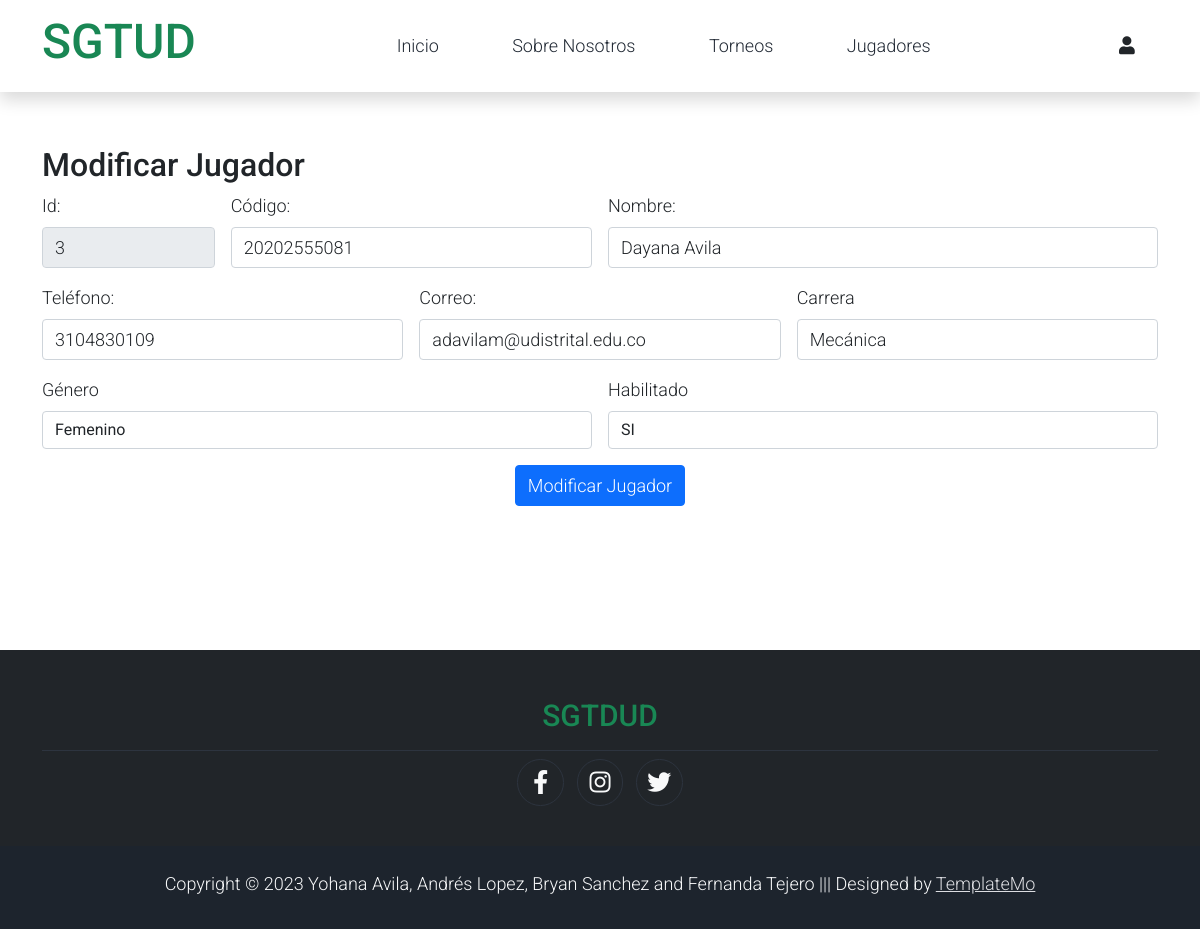
Page /Administrador/modificar_jugador.php?id=3 on the earlier database version.
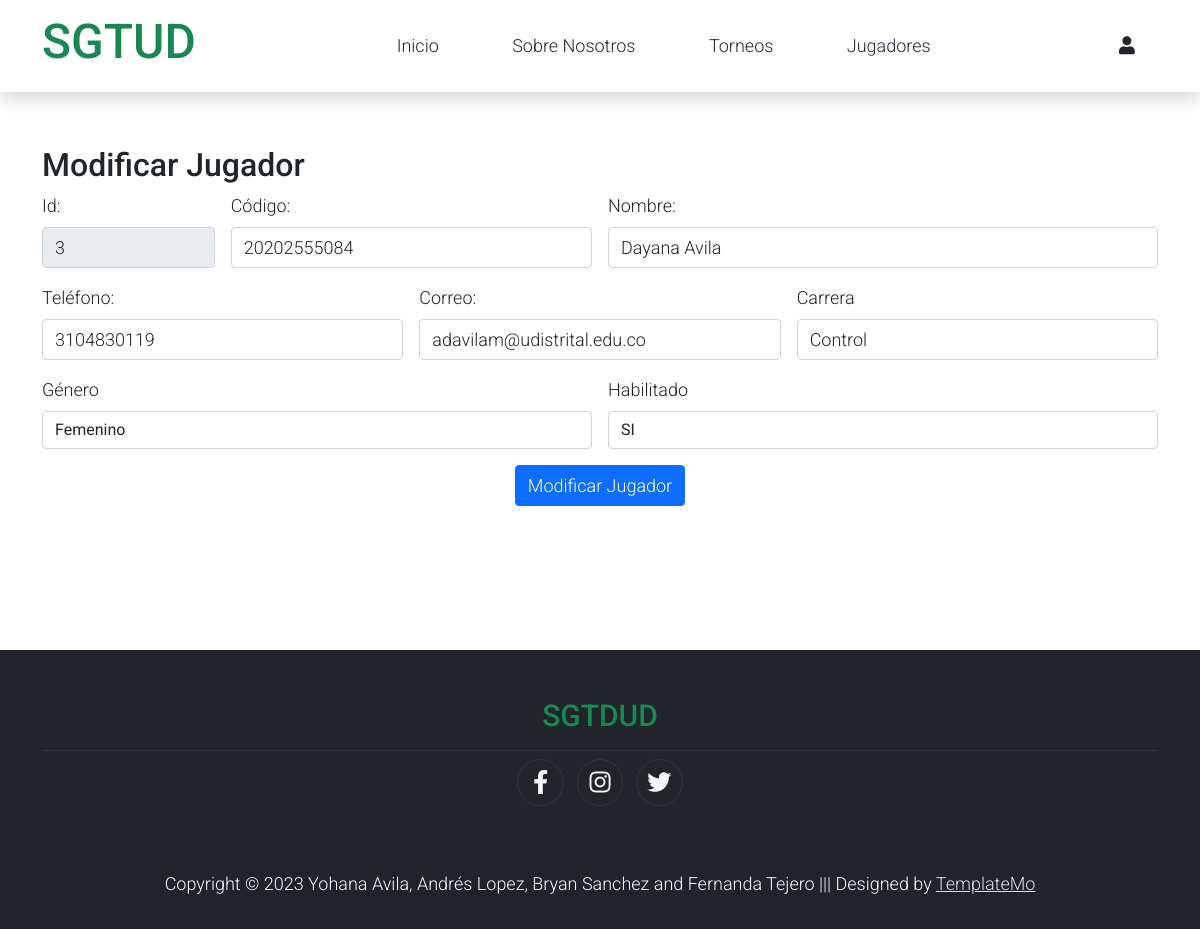
Same page on the later database version.
### tables this page shows
CREATE TABLE jugador(
	id int PRIMARY KEY AUTO_INCREMENT,
    codigo_carrera double not null, 
    nombre varchar(50) not null,
    telefono double not null, 
    correo varchar(50) not null,
    carrera varchar(50),
    genero varchar(50), 
    habilitado varchar(6),
    id_torneo int,
    foreign key (id_torneo) references torneo (id)
);

### Administrador/modificar_jugador.php (the view, shortened to what the changed rows need)
<!DOCTYPE html>
<html lang="en">
<head>
    <link rel="stylesheet" href="../assets/css/bootstrap.min.css">
    <link rel="stylesheet" href="../assets/css/templatemo.css">
    <link rel="stylesheet" href="../assets/css/custom.css">
    <link rel="stylesheet" href="../assets/css/fontawesome.min.css">
</head>
<body>
    <?php
    include('./consultarSQL.php');
    $cod=$_GET['id'];
    $res=buscarjugadores($cod);
    foreach($res as $row){
    ?>
    <div class="container"> <br><br>
        <h2 class="text-black">Modificar Jugador</h2>
        <form action="./modificarJugador.php" method="GET" class="row g-3">
            <div class="col-2">
                <label for="txt_Id" class="form-label">Id:</label>
                <input type="text" class="form-control" name="txt_Id" value="<?php echo $row['id']?>" readonly>
            </div>
            <div class="col-4">
                <label for="txt_codCarrera" class="form-label">Código: </label>
                <input type="text" class="form-control" name="txt_codCarrera" value="<?php echo $row['codigo_carrera']?>">
            </div>
            <div class="col-6">
                <label for="txt_nombre" class="form-label">Nombre: </label>
                <input type="text" class="form-control" name="txt_nombre"  value="<?php echo $row['nombre']?>">
            </div>
            <div class="col-4">
                <label for="txt_telefono" class="form-label">Teléfono: </label>
                <input type="text" class="form-control" name="txt_telefono" value="<?php echo $row['telefono']?>">
            </div>
            <div class="col-4">
                <label for="txt_correo" class="form-label">Correo: </label>
                <input type="text" class="form-control" name="txt_correo" value="<?php echo $row['correo']?>">
            </div>
            <div class="col-4">
                <label for="txt_carrera" class="form-label">Carrera</label>
                <input type="text" class="form-control" name="txt_carrera" value="<?php echo $row['carrera']?>">
            </div>
            <div class="col-6">
                <label for="txt_genero" class="form-label">Género</label>
                <select name="txt_genero" class="form-control" required>
                    <option value="F">Femenino</option>
                </select>
            </div>
            <div class="col-6">
                <label for="txt_habilitado" class="form-label">Habilitado</label>
                <select name="txt_habilitado" class="form-control"required>
                    <option value="SI">SI</option>
                </select>
            </div>
            <?php }?>
            <center>
            </center>
        </form>
    </div>
    <footer class="bg-dark" id="tempaltemo_footer">
        <div class="container">
            <div class="col-md-12 pt-5">
                <h2 class="h2 text-success border-bottom pb-3 border-light logo text-center">SGTDUD</h2>
            </div>
        </div>
    </footer>
</body>
</html>

Differences in the rows shown:
changed jugador "Dayana Avila": txt_codCarrera "20202555081" → "20202555084"; txt_telefono "3104830109" → "3104830119"; txt_carrera "Mecánica" → "Control"
